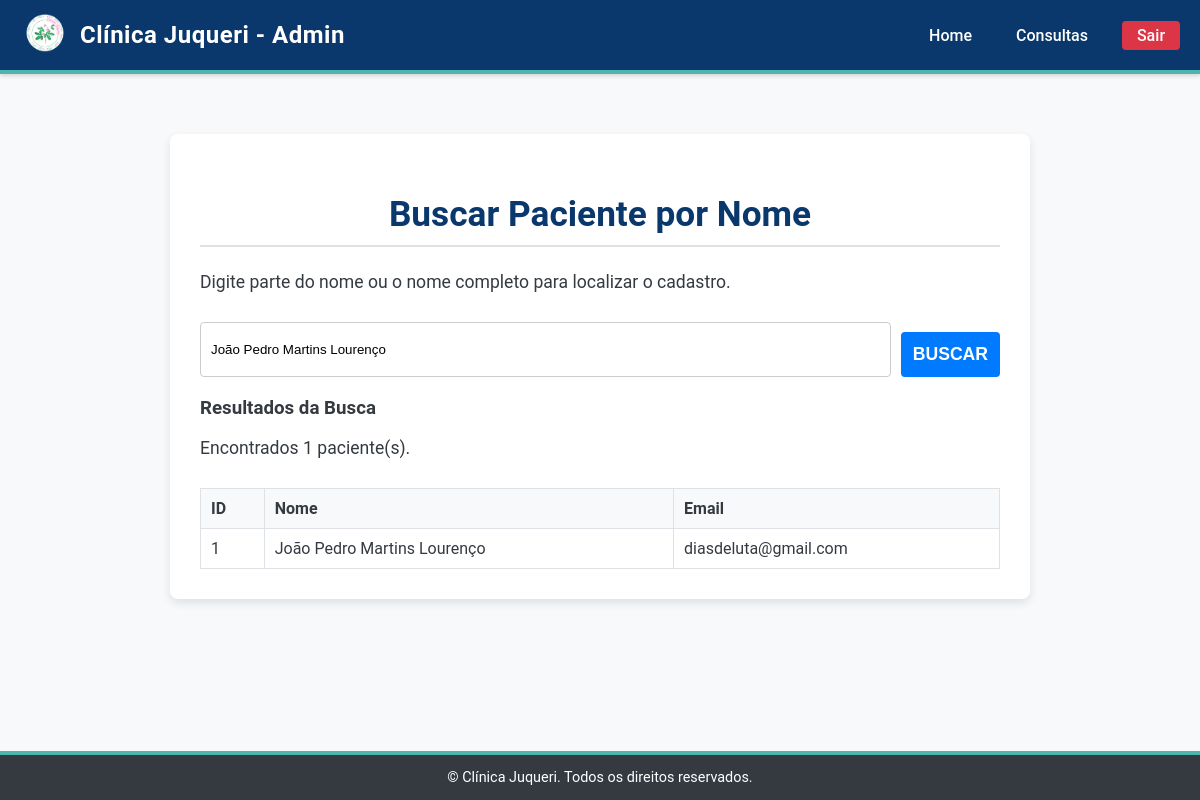
Page /consulta_medica/admin/buscar_paciente.php?busca=João Pedro Martins Lourenço (signed in) on the committed database.
### tables this page shows
CREATE TABLE `pacientes` (
  `id` int(11) NOT NULL,
  `nome` varchar(100) DEFAULT NULL,
  `email` varchar(100) DEFAULT NULL,
  `senha` varchar(100) DEFAULT NULL,
  `notificacao` text DEFAULT NULL
);

### consulta_medica/admin/buscar_paciente.php (the view, shortened to what this page needs)
<?php
include "../conexao.php";
$pacientes = [];
$termo_busca = "";
if (isset($_GET['busca'])) {
    $termo_busca = trim($_GET['busca']);
    $sql = "SELECT id, nome, email FROM pacientes WHERE nome LIKE ? ORDER BY nome ASC";
    if ($stmt = $mysqli->prepare($sql)) {
        $termo_busca_param = "%" . $termo_busca . "%";
        $stmt->bind_param("s", $termo_busca_param);
        $stmt->execute();
        $res = $stmt->get_result();
        while ($row = $res->fetch_assoc()) {
            $pacientes[] = $row;
        }
    } else {
        $mensagem = '<p class="mensagem-erro">Erro na preparação da busca: ' . $mysqli->error . '</p>';
    }
}
?>
<!DOCTYPE html>
<html lang="pt-BR">
<head>
    <link rel="stylesheet" href="../estilo.css">
</head>
<body class="tela">
    <header class="header-padrao">
        <div class="header-conteudo">
            <a href="admin_home.php" class="logo-link">
                <img src="../logo.png" alt="Logo Clínica Juqueri" class="logo-header">
                Clínica Juqueri - Admin
            </a>
            <nav class="links-navegacao">
                <a href="admin_home.php">Home</a>
                <a href="admin_consultas.php">Consultas</a>
                <a href="../logout.php" style="background-color: #dc3545; padding: 5px 15px; border-radius: 4px;">Sair</a>
            </nav>
        </div>
    </header>
    <main class="conteudo-principal-centralizado">
        <div class="form-container" style="max-width: 800px;">
            <h2>Buscar Paciente por Nome</h2>
            <p>Digite parte do nome ou o nome completo para localizar o cadastro.</p>
            <form method="GET" action="buscar_paciente.php" style="display: flex; gap: 10px; margin-bottom: 20px;">
                <input
                    type="search"
                    id="busca"
                    name="busca"
                    value="<?= htmlspecialchars($termo_busca) ?>"
                    placeholder="Digite o nome ou sobrenome do paciente..."
                    required
                    style="flex-grow: 1; padding: 10px; border: 1px solid #ccc; border-radius: 4px;"
                >
                <button type="submit" class="btn-submit" style="width: auto;">Buscar</button>
            </form>
            <?php if (!empty($pacientes)): ?>
                <h3>Resultados da Busca</h3>
                <p>Encontrados <?= count($pacientes) ?> paciente(s).</p>
                <table class="tabela-pacientes">
                    <thead>
                        <tr>
                            <th>ID</th>
                            <th>Nome</th>
                            <th>Email</th>
                            </tr>
                    </thead>
                    <tbody>
                        <?php foreach($pacientes as $p): ?>
                            <tr>
                                <td><?= $p['id'] ?></td>
                                <td><?= htmlspecialchars($p['nome']) ?></td>
                                <td><?= htmlspecialchars($p['email']) ?></td>
                                </tr>
                        <?php endforeach; ?>
                    </tbody>
                </table>
            <?php endif; ?>
    </main>
    <footer class="footer-padrao">
        <span>&copy; Clínica Juqueri. Todos os direitos reservados.</span>
    </footer>
</body>
</html>

### consulta_medica/estilo.css (style rules this page uses)
:root { --cor-principal: #0A386D; --cor-secundaria: #007BFF; --cor-saude: #4DB6AC; --cor-fundo-claro: #F8F9FA; --cor-texto-principal: #343A40; --cor-borda-padrao: #dee2e6; }
body { font-family: 'Roboto', 'Arial', sans-serif; color: var(--cor-texto-principal); display: flex; flex-direction: column; margin: 0; padding: 0; min-height: 100vh; background-color: var(--cor-fundo-claro); }
.conteudo-principal-centralizado { flex-grow: 1; width: 90%; max-width: 1000px; margin: 0 auto; padding: 40px 0; display: flex; flex-direction: column; align-items: center; text-align: center; }
.header-padrao { position: sticky; top: 0; width: 100%; height: 70px; background-color: var(--cor-principal); border-bottom: 4px solid var(--cor-saude); z-index: 1000; box-shadow: 0 2px 4px rgba(0, 0, 0, 0.15); }
.header-conteudo { max-width: 1200px; height: 100%; margin: 0 auto; padding: 0 20px; display: flex; justify-content: space-between; align-items: center; }
.logo-link { display: flex; align-items: center; font-size: 1.5em; font-weight: bold; color: white; text-decoration: none; letter-spacing: 0.5px; }
.logo-header { height: 50px; width: auto; object-fit: contain; margin-right: 10px; }
.links-navegacao a { text-decoration: none; font-weight: 500; color: white; margin-left: 20px; padding: 5px 10px; border-radius: 4px; transition: background-color 0.3s; }
.conteudo-principal-centralizado h2 { color: var(--cor-principal); font-size: 2.2em; margin-bottom: 5px; }
.conteudo-principal-centralizado p { color: var(--cor-texto-principal); font-size: 1.1em; margin-bottom: 30px; }
.footer-padrao { width: 100%; height: 45px; background-color: var(--cor-texto-principal); border-top: 4px solid var(--cor-saude); color: white; display: flex; justify-content: center; align-items: center; font-size: 0.9em; }
.form-container { width: 100%; max-width: 400px; padding: 30px; background-color: white; border-radius: 8px; box-shadow: 0 4px 10px rgba(0, 0, 0, 0.1); text-align: left; margin-top: 20px; }
.form-container h2 { color: var(--cor-principal); margin-bottom: 25px; border-bottom: 2px solid var(--cor-borda-padrao); padding-bottom: 10px; text-align: center; }
.btn-submit { width: 100%; padding: 12px; background-color: var(--cor-secundaria); color: white; border: none; border-radius: 4px; cursor: pointer; font-size: 1.1em; font-weight: bold; text-transform: uppercase; transition: background-color 0.2s; margin-top: 10px; }

### consulta_medica/admin/buscar_paciente.php (style rules this page uses)
.tabela-pacientes { width: 100%; border-collapse: collapse; margin-top: 30px; }
.tabela-pacientes th, .tabela-pacientes td { border: 1px solid #dee2e6; padding: 10px; text-align: left; }
.tabela-pacientes th { background-color: var(--cor-fundo-claro); font-weight: 600; }

### rows in the picture
pacientes: id "1", nome "João Pedro Martins Lourenço", email "diasdeluta@gmail.com"

### other values in the picture
count($pacientes) "1"
